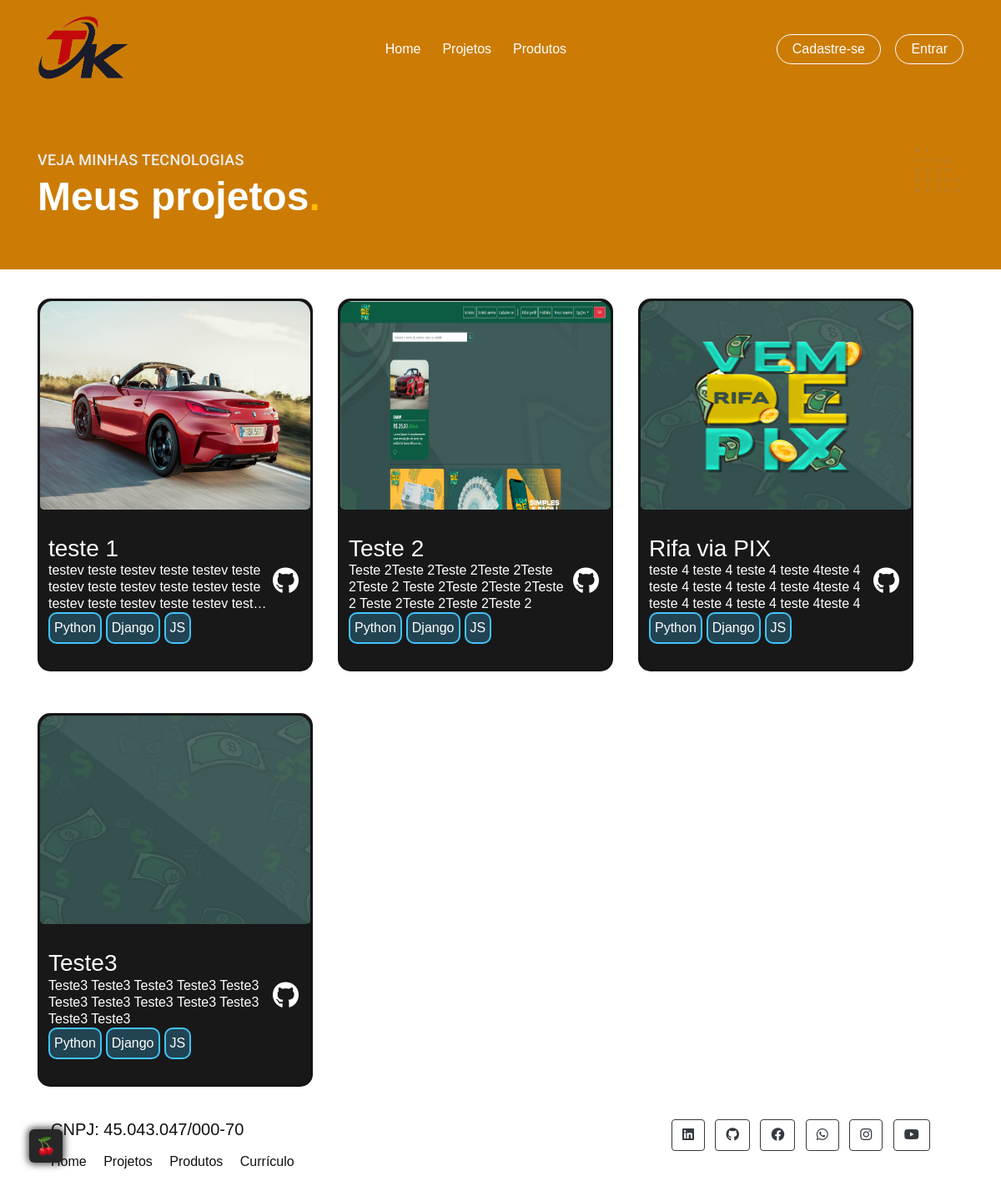
Page /projetos/ on the earlier database version.
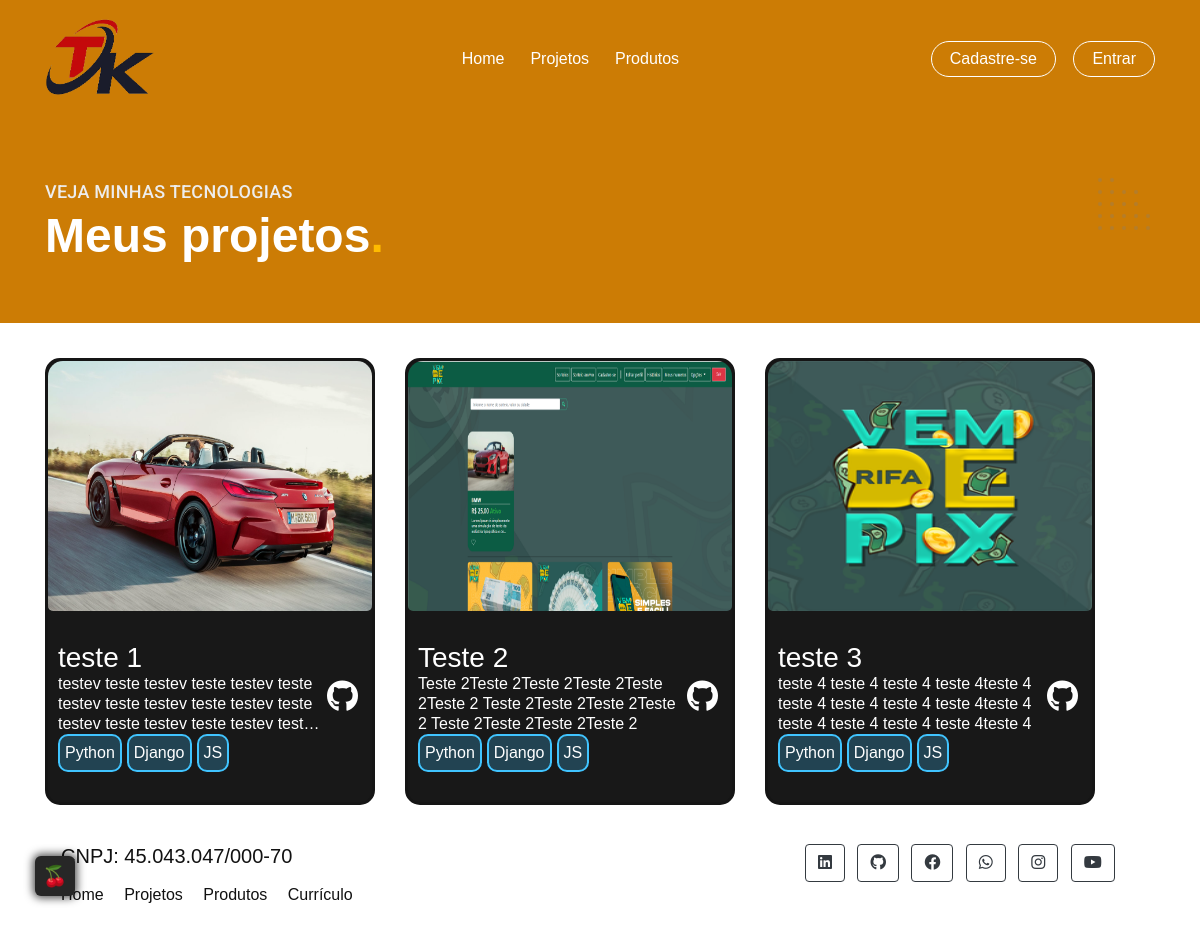
Same page on the later database version.
### apps/site_portifolio/models_2/projetos.py (models this page shows, shortened)
class projeto(models.Model):
    nome = models.CharField(max_length=50, null=True, blank=True)
    descricao = models.TextField(max_length=500, null=True, blank=True)
    img_projeto = models.ImageField(upload_to='projetos', null=True, blank=True)
    tecnologias = models.ManyToManyField(linguagems_progr, null=True, blank=True)
    link_github = models.CharField(max_length=200, null=True, blank=True)

### apps/site_portifolio/views.py (the view)
# urls.py: path('projetos/', views.projetos, name='projetos'),
def projetos(request):
    projetos_all =  projeto.objects.all().order_by('id')
    context = {
    'projetos':projetos_all,
    }
    return render(request, 'projetos.html', context)

### apps/site_portifolio/templates/projetos.html (shortened to what this page needs)
{% extends 'base.html' %}
{% load static %}
{% block head %}
<link rel="stylesheet" type="text/css" href="{% static 'css/projetos.css' %}">
{% endblock %}
{% block conteudo %}
  <main>
    <main>
      <div class="titulo-bg" id="home">
        <div class="titulo container">
          <p class="font-2-l-b cor-2">Veja minhas tecnologias</p>
          <h1 class="font-1-xxl cor-0">Meus projetos<span class="cor-p1">.</span></h1>
        </div>
      </div>
    <section id="projetos">
      <div class="container">
        <div class="row">
        {% for projeto in projetos%}
          <div class="projetos">
              <div class="projetos-cards">
                  <div class="projetos-card">
                    <a href="{{projeto.link_github}}" target="_blank">
                      <img style="border-radius: 15px 15px 5px 5px;" src="{{projeto.img_projeto.url}}" alt="">
                    </a>
                      <div class="projeto-card-desc">
                          <div class="projeto-card-desc-esquerda">
                              <h3 class="text-white">{{projeto.nome}}</h3>
                              <p class="text-white" id="texto-limite"> {{projeto.descricao}}</p>
                              <div class="projeto-card-desc-categorias">
                                  <div class="projeto-card-desc-categoria flutter">Python</div>
                              </div>
                              <div class="projeto-card-desc-categorias">
                                <div class="projeto-card-desc-categoria flutter">Django</div>
                              </div>
                              <div class="projeto-card-desc-categorias">
                                <div class="projeto-card-desc-categoria flutter">JS</div>
                              </div>
                          </div>
                          <div class="projeto-card-desc-direita">
                              <div class="projeto-card-desc-direita-icons">
                                  <a href="{{projeto.link_github}}" target="_blank"><i class="fab fa-github"></i></a>
                              </div>
                          </div>
                      </div>
                  </div>
              </div>
          </div>
          {% endfor %}
        </div>
      </div>
  </section>
</main>
{% endblock %}

Differences in the rows shown:
removed projeto: img_projeto (picture), nome "Teste3", descricao "Teste3 Teste3 Teste3 Teste3 Teste3 Teste3 Teste3 Teste3 Teste3 Teste3 Teste3 Teste3"
changed projeto: nome "Rifa via PIX" → "teste 3"
